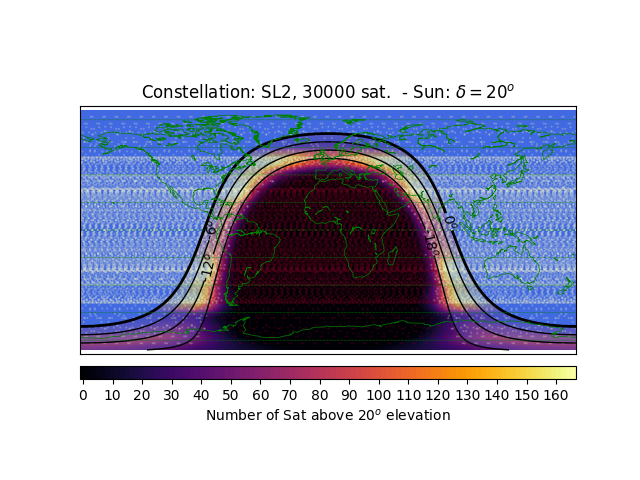

The Python source for this figure:
#!/usr/bin/env python3
''' SatConAnalytic 

Plot a map of the Earth, with the number of observable satellites above  a given elevation.

Overplot a possible realization of the satellites position.

'''

##import matplotlib
##matplotlib.use('Agg')  # to avoid Xdisplay issues in remote
from mpl_toolkits.basemap import Basemap
import matplotlib.pyplot as plt
from pathlib import Path
import numpy as np
from astropy.table import  vstack


import argparse

# import ConAn routines
import conan as caLib
import conanplot as cpLib
import constants as caCst
import satDots


#===== CONFIG ===================================================================
# elevation limits [deg], must be decreasing
elLim = np.array([60.,30.,20., 10.,0.])

# resolution for the scanning of the Earth [deg]
#  1: ideal;   10: fast; 30: debug
groundStep = 3. # [deg]

# resolution for the scanning of the sky [deg]
# 1: production, slow;  3 ok-ish debug; 5-30: quick-and-dirty debug
skyStep = 2.

#===== PARAMETERS ===================================================================
parser = argparse.ArgumentParser(description=
'''Satellite constellations: Map of the Earth showing the number of satellites visible from each point''')


parser.add_argument('-d','--deltaSun', default=-20.,
                    help="Sun: Declination of the Sun [deg]")

parser.add_argument('-C','--constellations', 
                    default='SL1',
#                    default='SLOWGWAK',
                    help="ID of the constellation group; list for a list")


choices=[f'{e:.0f}' for e in elLim]


# observatory
parser.add_argument('-e','--elevCut', 
                    default="30",
                    choices=choices,
                    help="Observatory: Elevation cut-off")

#parser.add_argument('-r','--resol', 
#                    help="Observatory: Resolution of the instrument [deg]")
#parser.add_argument('-t','--expt', 
#                    help="Observatory: Exposure time [sec]")
#parser.add_argument('-f','--fovl',
#                    help="Observatory: Field of view of the instrument. Length or diametre [deg]")
#parser.add_argument('-w','--fovw', 
#                    help="Observatory: Field of view of the instrument. Width. Equal to Length if omitted [deg]")
#parser.add_argument('-m','--maglim', 
#                    help="Observatory: Detection limit magnitude of the instrument [5sigma Mag during expTime]")
#parser.add_argument('--magbloom',
#                    help="Observatory: Magnitude over which the instrument saturates [Mag for expTime]. Default: -99 (no blooming)")
#parser.add_argument('-k','--trailf', 
#                    help="Observatory: Trail filling fraction (width of the trail as fraction of FoV)")
#parser.add_argument('-s','--telescope', 
#                    help="Observatory: Name of the telescope")
#parser.add_argument('-i','--instrument', 
#                    help="Observatory: Name of the instrument")
#parser.add_argument('-l','--lat', 
#                    help="Observatory: latitude")
#parser.add_argument('-T','--code', 
#                    help='''Observatory: Predefined telescope/instrument with
#                         extptime, FoVl, FoVw, maglim, magbloom, trailf,  
#                         telescope, instrument, resolution, latitude. 
#                         Use individual options to overwrite presets.
#                         SPECIAL CODES: SatDens for satellite density; 
#                         TrailogDensity for trail density;
#                         skyMag for sky surface brightness [mag];
#                         skyFrac for sky surface brightness as a fraction.
#''')
#parser.add_argument('-M','--magSelect', default="OBS", 
#                    choices=['ALL', 'OBS', 'BRIGHT', 'FAINT', 'EFFECT'],
#                    help="selection on magnitude; default=OBServable")


myargs = parser.parse_args()





# #
# # OBSERVATORY TELESCOPE INSTRUMENT
# #
# print('=====TELESCOPE/INSTRUMENT SETUP=======================================')
# myTel = cpLib.getTelescope(myargs)
# print(myTel)



# Sun
sunAlpha = 0. # for computation, the sun is always on RA=0.
sunDelta = float(myargs.deltaSun)


# create a grid on the Earth
Lat        = np.arange( (-90. +groundStep), 90., groundStep)
Long       = np.arange( 0., 180.5, groundStep)
           # ONLY half the longitudes - this is symmetric

fillLat, fillLong = np.meshgrid(Lat, Long)
fillSatCount      = np.zeros(  (len(Long),len(Lat),len(elLim) ) )
fillSatObsCount   = np.zeros(  (len(Long),len(Lat),len(elLim) ) )
fillSunElev       = np.zeros(  (len(Long),len(Lat) ) )

print(f'Len Lat: {len(Lat)}, Long {len(Long)}')
print(f'Shape: {fillLat.shape}, {fillLong.shape}')
print(f'storage: {fillSatCount.shape}')
print(f'elev:     {fillSunElev.shape}')


# sky at the considered location:
AzEl = caLib.fill_AzEl(skyStep)        

# expand the constellation Id into a list of real constellations
CONSTELLATIONS = caLib.findConstellations(myargs.constellations)
print('=====CONSTELLATIONS===================================================')
print( CONSTELLATIONS.ToC )
print()

# assemble folder name and make sure it exists 
dirName = f'MAP_{CONSTELLATIONS.name}_{int(sunDelta)}'
Path(dirName).mkdir(parents=True, exist_ok=True)

# Scan the Earth
try: # do we already have the files?
    fillLong        = np.reshape(np.fromfile(dirName+'/fillLong.dat'),     (len(Long), len(Lat)) )
    fillLat         = np.reshape(np.fromfile(dirName+'/fillLat.dat'),      (len(Long), len(Lat)) )
    fillSunElev     = np.reshape(np.fromfile(dirName+'/fillSunElev.dat'),  (len(Long), len(Lat)) )
    fillSatCount    = np.reshape(np.fromfile(dirName+'/fillSatCount.dat'), (len(Long), len(Lat), len(elLim)) )
    #TBF# fillSatObsCount = np.reshape(np.fromfile(dirName+'/fillSatObs.dat'),   (len(Long), len(Lat), len(elLim)) )



except: # no... recompute everything

    sunElMax = -999. # init the maximum sun elevation 
                     # for which no satellites are visible.
                     # We can skip calculation below that limit

    idxLg = np.indices( fillLong.shape )[0].flatten()
    idxLt = np.indices( fillLong.shape )[1].flatten()

    long0 = 999.

    for iii in range(len(idxLg)):
        myLong = fillLong[idxLg[iii],idxLt[iii]]
        myLat  = fillLat[idxLg[iii],idxLt[iii]]

        # console output
        if myLong != long0: # new line
            long0 = myLong
            print(f'\n{myLong:03.0f}:', end="")


        # sun elevation at this observatory
        sunHA = (myLong - sunAlpha)%360.
        sunAz,sunEl = caLib.radec2azel(sunHA, sunDelta, myLat)
        fillSunElev[idxLg[iii],idxLt[iii]]  = sunEl
    

        # init arrays with the various results; same array geometry as AzEl 
        densSatAll = np.zeros_like(AzEl[0]) # density of satellites     (all sat)
        #TBD# densSatObs = np.zeros_like(AzEl[0]) # density of satellites, only observable
        #TBD# densVelObs = np.zeros_like(AzEl[0]) # velocity density of satellites, only observable
        elCount    = np.zeros_like(elLim )


        if sunEl < 0. and sunEl >= sunElMax: 
            # it's worth computing the full satellite distribution

            # Scan the constellation shells
            for myShell in CONSTELLATIONS.shells:                 
                # model the shell
                densSi, veli, magi =  myShell.modelOneShell(AzEl,myLat, sunHA,sunDelta )
            
                # all sat:
                densSatAll += densSi

                #TBD# TBD TBD: account for magnitude, trailing, observability
                #TBD#
                #TBD# # effective magnitude and extremes
                #TBD# # does the satellite trail more than 1 resolution element during expT:
                #TBD# trailing =  veli*myTel.expt >= myTel.resol  # bolean for non-zero trailing
                #TBD# mageffi = magi*1.  # init effective mag for non-trailing
                #TBD# mageffi[trailing] = magi[trailing]\
                #TBD#     - 2.5*np.log10(myTel.resol/ (veli[trailing]*myTel.expt)  )
                #TBD#     # correct for trailing sat
                #TBD#
                #TBD# # only observable ones
                #TBD# densSatObsi = np.copy(densSi)
                #TBD# densSatObsi[ mageffi > myTel.maglim] = 0.
                #TBD# densSatObs += densSatObsi
                #TBD# densVelObs += densSatObsi * veli
                #TBD#
                #TBD# here add the 
                #TBD# - mag selection
                #TBD# - effect on data

            # integrate density -> satellite counts
            elCount = caLib.integrateSat(elLim,AzEl,densSatAll)
            fillSatCount[idxLg[iii],idxLt[iii]] = elCount

            #TBD# TBD TBD
            #TBD# # integrate density -> observable satellite counts
            #TBD# elCount = caLib.integrateSat(elLim,AzEl,densSatObs)
            #TBD# fillSatObsCount[idxLg[iii],idxLt[iii]] = elCount
            #TBD# # observable trail density
            #TBD# densTrailObs =  ( densSatObs * myTel.fovl*myTel.fovw + 
            #TBD#                   densVelObs * myTel.fovl * myTel.expt )

            maxElCount = max(elCount)
            if maxElCount == 0.:  # not a single satellite
                sunElMax = sunEl    # this is the new limit for sunEl

                print('.', end="")
            elif maxElCount <= 10.:
                print('+', end="")
            elif maxElCount <= 100.:
                print('o', end="")
            elif maxElCount <= 1000.:
                print('O', end="")
            else:
                print('X', end="")

            #<- finished scan of the Earth
        else:
            print('-', end="")

    print()
    # save the results to file.
    fillLong.tofile(       dirName+'/fillLong.dat')
    fillLat.tofile(        dirName+'/fillLat.dat')
    fillSatCount.tofile(   dirName+'/fillSatCount.dat')
    #TBD# fillSatObsCount.tofile(dirName+'/fillSatObs.dat')
    fillSunElev.tofile(    dirName+'/fillSunElev.dat')
    print('files are saved')
    #<- finished full re-calculation




## PLOT ##

# reshape output for map:
# duplicate each point of the half-map to get full map coverage
plotLat    = Lat
plotLong   = np.append(- Long[::-1], Long )
fillPlotLat, fillPlotLong = np.meshgrid(plotLat, plotLong)
fillPlotSunElev           = np.concat( [fillSunElev, fillSunElev[::-1,:]] )
fillPlotSatCount          = np.concat( [fillSatCount,  fillSatCount[::-1,:,:] ])
#TBD# fillPlotSatObsCount       = np.concat( [fillSatObsCount,  fillSatObsCount[::-1,:,:]] )


# which elevation cutoff to plot
elevCut = list(elLim).index(  float(myargs.elevCut))

# select the observable satellite count above elevation cutoff
#TBD# plotIt = fillPlotSatObsCount[:,:,elevCut]
plotIt = fillPlotSatCount[:,:,elevCut]

# Flag points in day-time 
plotIt[ fillPlotSunElev > 0.] = -1.

# PLOT
m = Basemap(projection='cyl',
            llcrnrlat=-90,urcrnrlat=90,
            llcrnrlon=-180,urcrnrlon=180,
            resolution='c')



# convert long,lat to x,y; not critical for "cyl"
xpt,ypt = m(fillPlotLong,fillPlotLat) 

# Plot satellite counts
if 1:

    mymax = np.amax(plotIt)
    levels = np.linspace(-1.,mymax,100)
    cmap = 'inferno'
    cs = plt.contourf(xpt,ypt,plotIt, 
                      levels=levels,
                      cmap=cmap,
                      extend='neither')


    # beautify color bar
    cbar = m.colorbar(cs,location='bottom',pad="5%")
    clevels = np.arange(0., 
                        10.**(int(np.log10( mymax )))*9.,
                        10.**(int(np.log10( mymax )-1.)))
    clevels = clevels[ clevels < mymax ]
    while len(clevels) > 20:
        clevels = clevels[::2]

    clabel = [ f'{l:.0f}' for l in clevels]
    cbar.set_ticks(clevels)
    cbar.set_ticklabels(clabel)
    cbar.set_label(f'Number of Sat above {elLim[elevCut]:.0f}'+u'$^o$ elevation')


# Sun
if 1:
    for myElevMin, myAlpha  in zip([-18., -12., -6., 0.], [.3,.3,.5,1.]):
        m.contourf( xpt, ypt, fillPlotSunElev, 
                     levels=[myElevMin,90.],
                     colors='royalblue',
                     alpha=myAlpha)
    csun = m.contour(xpt, ypt,fillPlotSunElev, 
                 levels=[-18.,-12.,-6.,0],
                 linewidths=[1.,1.,1.,2.], 
                 linestyles='solid', 
                 colors='k')
    lsun = plt.clabel(csun, fmt='%.0f$^o$')



# Discrete satellites
if 1:
    SAT =  vstack(
        [ myShell.orbitalElementsTable() for myShell in CONSTELLATIONS.shells]
    )
    SAT["anomr"] = satDots.propagateTimeAnom(SAT["anom0"], SAT["omega"], 1.234) # 1.234: randomish time
    SAT["noder"] = satDots.propagateTimeNode(SAT["node0"], 1.234)
    SAT["latr"],SAT["longr"] = satDots.elementsToLongLat(SAT["noder"], SAT["inc"], SAT["anomr"])
    SAT["xg"],SAT["yg"],SAT["zg"]   = satDots.LongLatToGeoXYZ(SAT["alt"], SAT['latr'], SAT["longr"])
    SAT["bIlluminated"] = satDots.illuminatedSat(SAT["xg"],SAT["yg"],SAT["zg"], sunAlpha, sunDelta)

    SAT["longr"] = SAT["longr"] -np.pi
    SAT["xPt"], SAT["yPt"]  = m(np.degrees(SAT["longr"]), np.degrees(SAT["latr"] ))
    m.scatter(SAT["xPt"], SAT["yPt"], c=SAT["bIlluminated"] , 
              cmap='YlOrRd_r',marker='.', s=1, alpha=0.25)


m.drawcoastlines(linewidth=0.5, color='g')# Sun and twilights
m.drawparallels( np.arange(-80,81,20), color='g', linewidth=0.5)

title = (f'Constellation: {CONSTELLATIONS.name}, {CONSTELLATIONS.totSat} sat. '
         +u' - Sun: $\delta=$'+f'{sunDelta:.0f}'+u'$^o$')
plt.title(title)
plt.savefig( dirName + f'/satObs_{myargs.elevCut}.pdf')
plt.savefig( 'w.png')
print(f'Figure in {dirName}/satObs_{myargs.elevCut}.pdf')
#plt.show()
